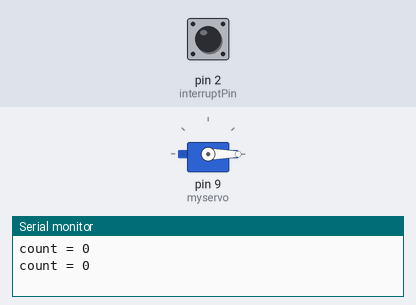
This sketch was run on a simulated Arduino Uno, built with avr-gcc and run on an emulated ATmega328P. Parts: servo, the last lines printed to the serial monitor. Inputs (shaded band) come from the test bench; at power-on: pin 2 (interruptPin) LOW.

Above: at 1.2 s.
1.3 s: pin 2 (interruptPin) pulled HIGH for 0.15 s
At 3.1 s:
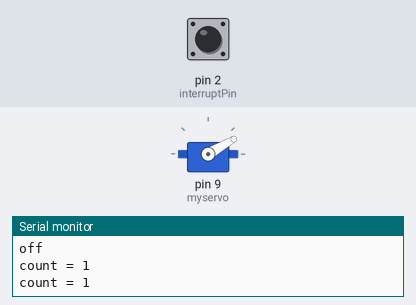
3.5 s: pin 2 (interruptPin) pulled HIGH for 1 s
At 4.6 s:
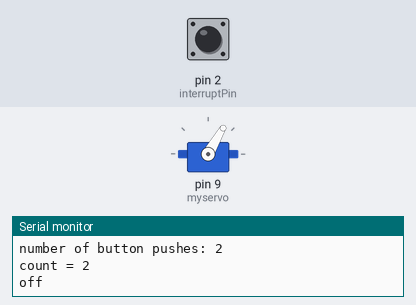
6.0 s: pin 2 (interruptPin) pulled HIGH for 0.15 s
At 7.2 s:
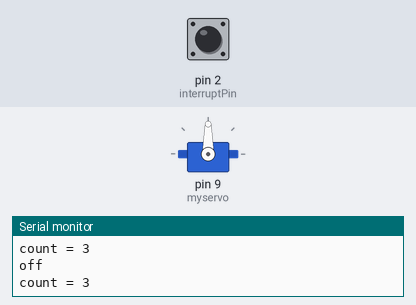
7.6 s: pin 2 (interruptPin) pulled HIGH for 3.2 s
At 8.9 s:
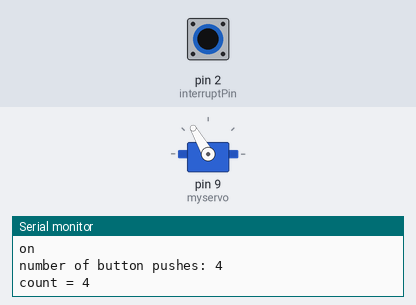
12.3 s: pin 2 (interruptPin) pulled HIGH for 0.15 s
At 14.0 s:
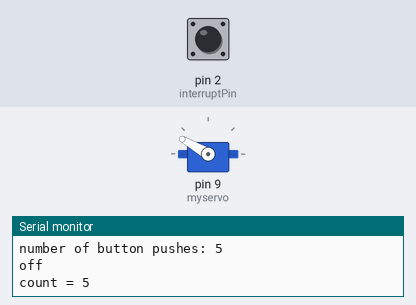
14.5 s: pin 2 (interruptPin) pulled HIGH for 1 s
At 15.5 s:
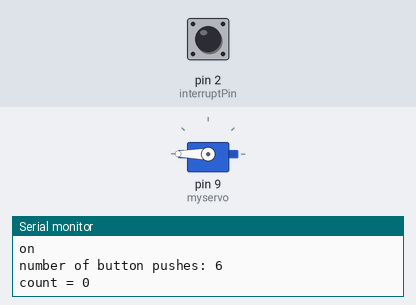
Timing chart, 0 to 17.5 s (numbered marks = the images above; inputs shaded):
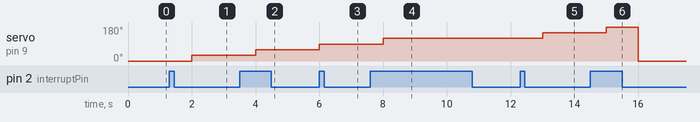

The sketch:

hw7_4.ino
```cpp
#include <Servo.h>

Servo myservo;  // create servo object to control a servo
const int interruptPin = 2;
int count = 0;    // variable to store number of pushes
unsigned long time = 0;      // debounce
unsigned long debounce = 50;  // how many ms to "debounce"
//Dynamic Variables
volatile int buttonPushCounter = 0; // counter for the number of button presses
volatile int buttonState = 0; // current state of the button
volatile int lastButtonState = 0; // previous state of the button

void setup()
{
  attachInterrupt(digitalPinToInterrupt(interruptPin),pin_ISR, CHANGE);
  myservo.attach(9);  // attaches the servo on pin 9 to the servo object
  Serial.begin(9600);
}

void loop()
{
  myservo.write(buttonPushCounter * 30);
  if (buttonPushCounter <6)
  {
    Serial.print("count = ");
    Serial.println(buttonPushCounter);
    delay(1000);
  }
  else
  {
    buttonPushCounter = 0 ;
    Serial.print("count = ");
    Serial.println(buttonPushCounter);
    delay(1000);
  }
}
//void addcount()
//{
//  // we debounce the button and increase the count
//  if (millis() - time > debounce)
//    count++;
//  time = millis();
//}

void pin_ISR() {
  // read the pushbutton input pin:
  buttonState = digitalRead(interruptPin);
  // compare the buttonState to its previous state
  if (buttonState != lastButtonState) {
    // if the state has changed, increment the counter
    if (buttonState == HIGH) {
      // if the current state is HIGH then the button went from off to on:
      buttonPushCounter++;
      Serial.println("on");
      Serial.print("number of button pushes: ");
      Serial.println(buttonPushCounter);
    }
    else {
      // if the current state is LOW then the button went from on to off:
      Serial.println("off");
    }
    // Delay a little bit to avoid bouncing
    delay(50);
  }
// save the current state as the last state, for next time through the loop
lastButtonState = buttonState;
}
```

Measured:
- after the input at 1.3 s, servo on pin 9 (myservo): 0° → 30° after 0.70 s
- after the input at 3.5 s, servo on pin 9 (myservo): 30° → 60° after 0.50 s
- after the input at 6.0 s, servo on pin 9 (myservo): 60° → 90° at once
- after the input at 7.6 s, servo on pin 9 (myservo): 90° → 120° after 0.40 s
- after the input at 12.3 s, servo on pin 9 (myservo): 120° → 150° after 0.70 s
- after the input at 14.5 s, servo on pin 9 (myservo): 150° → 180° after 0.50 s, → 0° 1.0 s later
